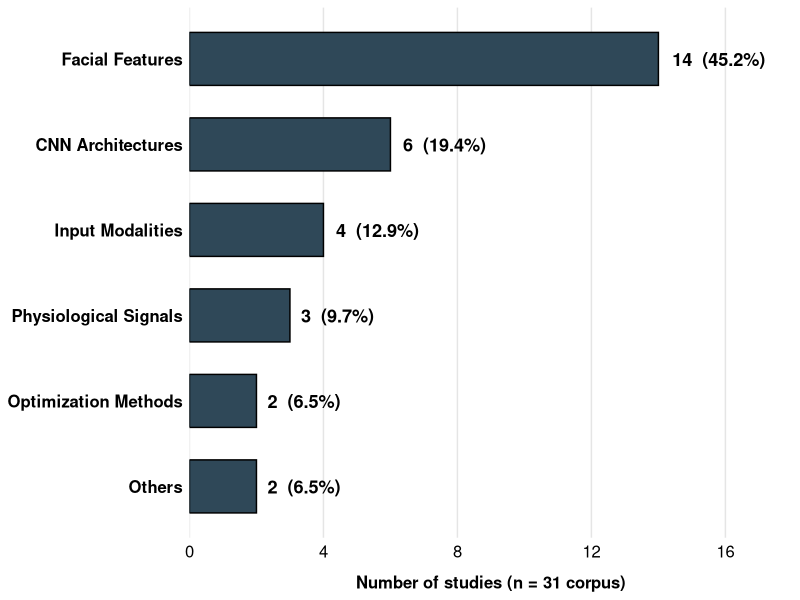
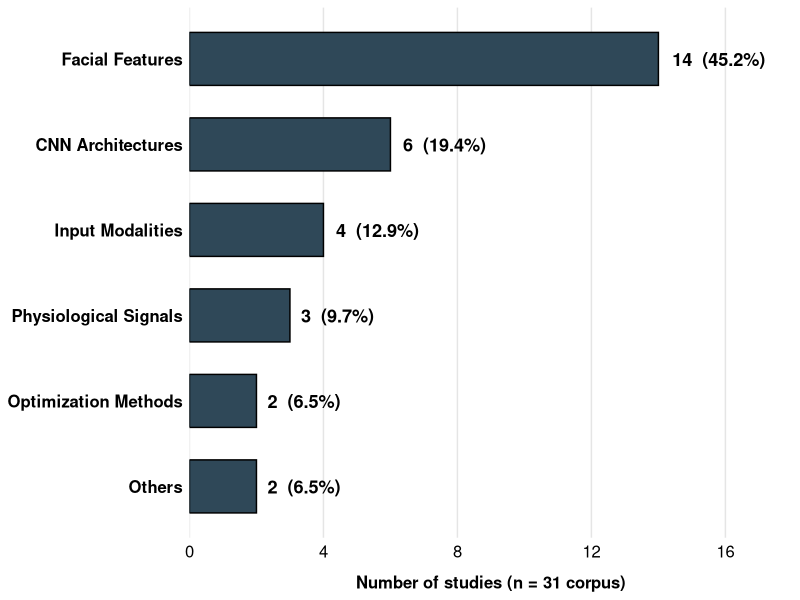

Recreate these plots in R, in order.
library(ggplot2)

df_input <- data.frame(
  Group = c("Facial Features",
            "CNN Architectures",
            "Input Modalities",
            "Physiological Signals",
            "Optimization Methods",
            "Others"),
  Studies    = c(14, 6, 4, 3, 2, 2),
  Percentage = c(45.2, 19.4, 12.9, 9.7, 6.5, 6.5)
)

df_input$Group <- factor(df_input$Group, levels = rev(df_input$Group))

p <- ggplot(df_input, aes(x = Studies, y = Group)) +
  geom_bar(stat = "identity", width = 0.62,
           fill = "#2F4858", colour = "black", linewidth = 0.5) +
  geom_text(aes(label = paste0(Studies, "  (", Percentage, "%)")),
            hjust = -0.15, size = 4.6, fontface = "bold", colour = "black") +
  scale_x_continuous(limits = c(0, 18), breaks = seq(0, 16, 4), expand = c(0, 0)) +
  labs(x = "Number of studies (n = 31 corpus)", y = NULL) +
  theme_minimal(base_family = "sans") +
  theme(legend.position = "none",
        axis.text.y = element_text(size = 12, face = "bold", colour = "black"),
        axis.text.x = element_text(size = 12, colour = "black"),
        axis.title.x = element_text(size = 12, face = "bold", colour = "black",
                                    margin = margin(t = 10)),
        panel.grid.major.y = element_blank(),
        panel.grid.minor = element_blank(),
        panel.grid.major.x = element_line(colour = "gray90"))

ggsave("../images/fig_7.png", plot = p, width = 9, height = 4.8, dpi = 300)
ggsave("../images/fig_7.pdf", plot = p, width = 9, height = 4.8)
